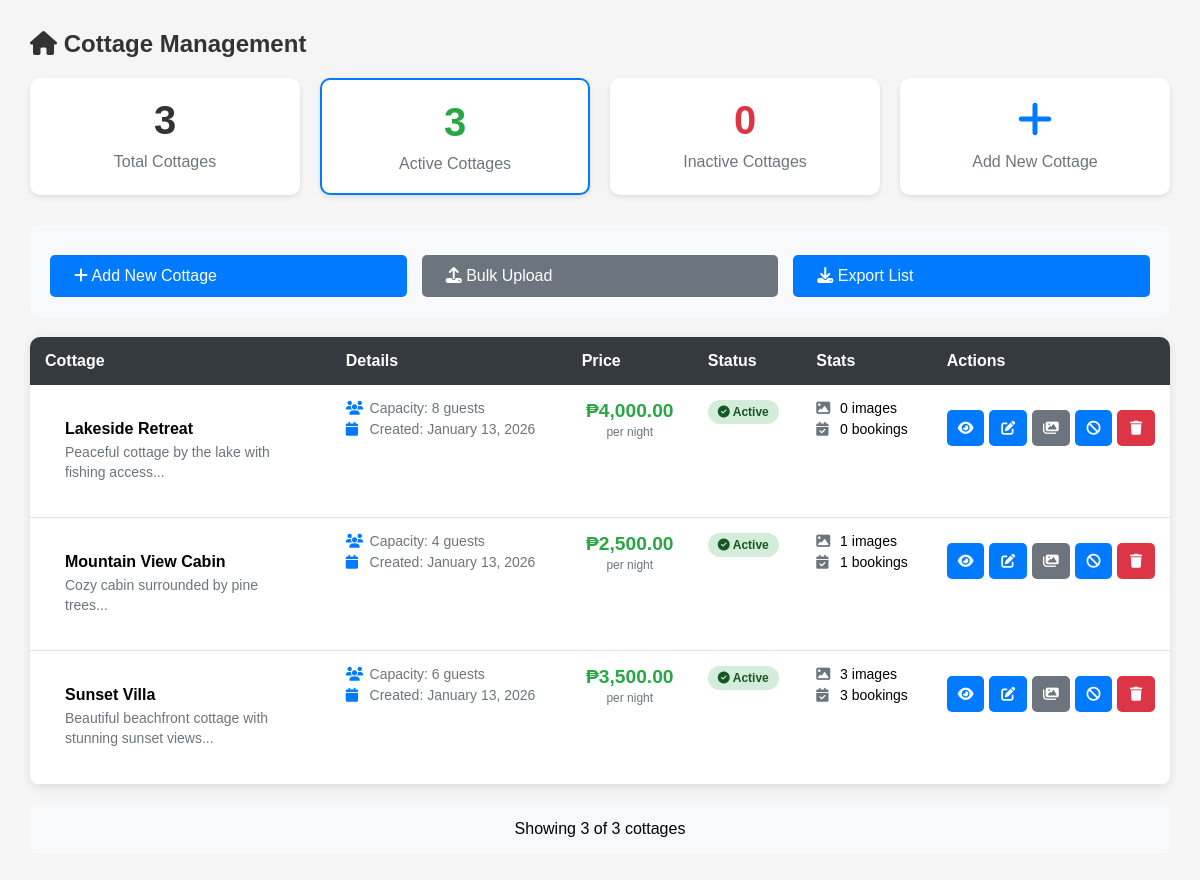
/admin/cottages.php (signed in), run on the app's committed database.
### tables this page shows
CREATE TABLE cottages (
    cottage_id INT AUTO_INCREMENT PRIMARY KEY,
    cottage_name VARCHAR(255) NOT NULL,
    description TEXT NULL,
    capacity INT NOT NULL,
    price_per_night DECIMAL(10,2) NOT NULL,
    is_active BOOLEAN DEFAULT TRUE,
    created_at DATETIME DEFAULT CURRENT_TIMESTAMP,
    updated_at DATETIME DEFAULT CURRENT_TIMESTAMP ON UPDATE CURRENT_TIMESTAMP,
    INDEX idx_is_active (is_active)
);

### includes/functions.php (called while the page is built, shortened)
<?php
function formatDate($date) {
    return date('F j, Y', strtotime($date));
}
?>

### admin/cottages.php (the view, shortened to what this page needs)
<?php
require_once '../includes/functions.php';
require_once '../config/session.php';
$stmt = $pdo->prepare("
    SELECT c.*,
           COUNT(ci.image_id) as image_count,
           COUNT(r.reservation_id) as reservation_count
    FROM cottages c
    LEFT JOIN cottage_images ci ON c.cottage_id = ci.cottage_id
    LEFT JOIN reservations r ON c.cottage_id = r.cottage_id
    GROUP BY c.cottage_id
    ORDER BY c.is_active DESC, c.cottage_name ASC
");
$stmt->execute();
$cottages = $stmt->fetchAll();
$stats_stmt = $pdo->prepare("
    SELECT
        COUNT(*) as total,
        SUM(CASE WHEN is_active = TRUE THEN 1 ELSE 0 END) as active,
        SUM(CASE WHEN is_active = FALSE THEN 1 ELSE 0 END) as inactive
    FROM cottages
");
$stats_stmt->execute();
$stats = $stats_stmt->fetch();
?>
<!DOCTYPE html>
<html lang="en">
<head>
    <link rel="stylesheet" href="../css/style.css">
    <link rel="stylesheet" href="https://cdnjs.cloudflare.com/ajax/libs/font-awesome/6.4.0/css/all.min.css">
</head>
<body>
    <div class="admin-container">
        <h2><i class="fas fa-home"></i> Cottage Management</h2>
        <div class="stats-grid">
            <div class="stat-card">
                <a href="cottages.php">
                    <h3><?= $stats['total'] ?? 0 ?></h3>
                    <p>Total Cottages</p>
                </a>
            </div>
            <div class="stat-card active">
                <a href="cottages.php?filter=active">
                    <h3 style="color: #28a745;"><?= $stats['active'] ?? 0 ?></h3>
                    <p>Active Cottages</p>
                </a>
            </div>
            <div class="stat-card">
                <a href="cottages.php?filter=inactive">
                    <h3 style="color: #dc3545;"><?= $stats['inactive'] ?? 0 ?></h3>
                    <p>Inactive Cottages</p>
                </a>
            </div>
            <div class="stat-card">
                <a href="add-cottage.php">
                    <h3 style="color: #007bff;"><i class="fas fa-plus"></i></h3>
                    <p>Add New Cottage</p>
                </a>
            </div>
        </div>
        <div class="action-bar">
            <a href="add-cottage.php" class="btn btn-primary">
                <i class="fas fa-plus"></i> Add New Cottage
            </a>
            <a href="bulk-upload.php" class="btn btn-secondary">
                <i class="fas fa-upload"></i> Bulk Upload
            </a>
            <a href="export-cottages.php" class="btn btn-info">
                <i class="fas fa-download"></i> Export List
            </a>
        </div>
        <div class="table-container">
            <table class="admin-table">
                <thead>
                    <tr>
                        <th>Cottage</th>
                        <th>Details</th>
                        <th>Price</th>
                        <th>Status</th>
                        <th>Stats</th>
                        <th>Actions</th>
                    </tr>
                </thead>
                <tbody>
                    <?php if (empty($cottages)): ?>
                    <tr>
                        <td colspan="6" class="text-center">No cottages found. <a href="add-cottage.php">Add your first cottage</a></td>
                    </tr>
                    <?php else: ?>
                        <?php foreach ($cottages as $cottage): ?>
                        <tr>
                            <td>
                                <div class="cottage-info">
                                    <div class="cottage-name">
                                        <strong><?= htmlspecialchars($cottage['cottage_name']) ?></strong>
                                    </div>
                                    <small class="cottage-desc">
                                        <?= htmlspecialchars(substr($cottage['description'] ?? 'No description', 0, 100)) ?>...
                                    </small>
                                </div>
                            </td>
                            <td>
                                <div class="cottage-details">
                                    <div><i class="fas fa-users"></i> Capacity: <?= $cottage['capacity'] ?> guests</div>
                                    <div><i class="fas fa-calendar"></i> Created: <?= formatDate($cottage['created_at']) ?></div>
                                </div>
                            </td>
                            <td>
                                <div class="cottage-price">
                                    <strong>₱<?= number_format($cottage['price_per_night'], 2) ?></strong>
                                    <small>per night</small>
                                </div>
                            </td>
                            <td>
                                <?php if ($cottage['is_active']): ?>
                                <span class="status-badge status-active">
                                    <i class="fas fa-check-circle"></i> Active
                                </span>
                                <?php else: ?>
                                <span class="status-badge status-inactive">
                                    <i class="fas fa-times-circle"></i> Inactive
                                </span>
                                <?php endif; ?>
                            </td>
                            <td>
                                <div class="cottage-stats">
                                    <div>
                                        <i class="fas fa-image"></i>
                                        <?= $cottage['image_count'] ?> images
                                    </div>
                                    <div>
                                        <i class="fas fa-calendar-check"></i>
                                        <?= $cottage['reservation_count'] ?> bookings
                                    </div>
                                </div>
                            </td>
                            <td>
                                <div class="action-buttons">
    <a href="view-cottage.php?id=<?= $cottage['cottage_id'] ?>"
       class="btn btn-sm btn-primary"
       title="View Details">
        <i class="fas fa-eye"></i>
    </a>
                                    <a href="edit-cottage.php?id=<?= $cottage['cottage_id'] ?>"
                                       class="btn btn-sm btn-info"
                                       title="Edit">
                                        <i class="fas fa-edit"></i>
                                    </a>
                                    <a href="cottage-images.php?id=<?= $cottage['cottage_id'] ?>"
                                       class="btn btn-sm btn-secondary"
                                       title="Manage Images">
                                        <i class="fas fa-images"></i>
                                    </a>
                                    <a href="?toggle=<?= $cottage['cottage_id'] ?>"
                                       class="btn btn-sm <?= $cottage['is_active'] ? 'btn-warning' : 'btn-success' ?>"
                                       title="<?= $cottage['is_active'] ? 'Disable' : 'Enable' ?>"
                                       onclick="return confirm('<?= $cottage['is_active'] ? 'Disable this cottage?' : 'Enable this cottage?' ?>')">
                                        <i class="fas <?= $cottage['is_active'] ? 'fa-ban' : 'fa-check' ?>"></i>
                                    </a>
                                    <a href="?delete=<?= $cottage['cottage_id'] ?>"
                                       class="btn btn-sm btn-danger"
                                       title="Delete"
                                       onclick="return confirm('Are you sure? This will disable the cottage but keep existing reservations.')">
                                        <i class="fas fa-trash"></i>
                                    </a>
                                </div>
                            </td>
                        </tr>
                        <?php endforeach; ?>
                    <?php endif; ?>
                </tbody>
            </table>
        </div>
        <div class="pagination">
            <p>Showing <?= count($cottages) ?> of <?= $stats['total'] ?? 0 ?> cottages</p>
        </div>
    </div>
</body>
</html>

### css/style.css (style rules this page uses)
* { margin: 0; padding: 0; box-sizing: border-box; }
body { font-family: Arial, sans-serif; background: #f5f5f5; padding: 10px; }
h1, h2, h3 { color: #333; margin-bottom: 20px; }
button, .btn { display: inline-block; padding: 12px 24px; background: #007bff; color: white; border: none; border-radius: 5px; cursor: pointer; text-decoration: none; font-size: 16px; width: 100%; margin-top: 10px; }
.btn-danger { background: #dc3545; }
.btn-secondary { background: #6c757d; }
.cottage-info { padding: 20px; }
.action-buttons { display: flex; gap: 10px; }
.action-buttons .btn { flex: 1; padding: 10px; font-size: 14px; text-align: center; }

### admin/cottages.php (style rules this page uses)
.admin-container { padding: 20px; max-width: 1400px; margin: 0 auto; }
.stats-grid { display: grid; grid-template-columns: repeat(auto-fit, minmax(200px, 1fr)); gap: 20px; margin-bottom: 30px; }
.stat-card { background: white; padding: 20px; border-radius: 10px; text-align: center; box-shadow: 0 2px 5px rgba(0,0,0,0.1); transition: transform 0.3s; }
.stat-card.active { border: 2px solid #007bff; }
.stat-card a { text-decoration: none; color: inherit; }
.stat-card h3 { font-size: 2.5em; margin: 0; }
.stat-card p { margin: 10px 0 0 0; color: #6c757d; }
.action-bar { display: flex; gap: 15px; margin-bottom: 20px; padding: 20px; background: #f8f9fa; border-radius: 10px; }
.admin-table { width: 100%; border-collapse: collapse; background: white; box-shadow: 0 2px 10px rgba(0,0,0,0.1); border-radius: 10px; overflow: hidden; }
.admin-table th { background: #343a40; color: white; padding: 15px; text-align: left; font-weight: 600; }
.admin-table td { padding: 15px; border-bottom: 1px solid #dee2e6; vertical-align: top; }
.cottage-info { max-width: 250px; }
.cottage-name { display: flex; align-items: center; gap: 10px; margin-bottom: 5px; }
.cottage-desc { color: #6c757d; font-size: 14px; line-height: 1.4; }
.cottage-details { font-size: 14px; color: #6c757d; }
.cottage-details div { margin-bottom: 5px; }
.cottage-details i { width: 20px; color: #007bff; }
.cottage-price { text-align: center; }
.cottage-price strong { display: block; font-size: 1.2em; color: #28a745; }
.cottage-price small { color: #6c757d; font-size: 12px; }
.status-badge { display: inline-block; padding: 5px 10px; border-radius: 20px; font-size: 12px; font-weight: bold; }
.status-active { background: #d4edda; color: #155724; }
.cottage-stats { font-size: 14px; }
.cottage-stats div { margin-bottom: 5px; }
.cottage-stats i { width: 20px; color: #6c757d; }
.action-buttons { display: flex; gap: 5px; }
.btn-sm { padding: 5px 10px; font-size: 12px; }
.pagination { margin-top: 20px; padding: 15px; background: #f8f9fa; border-radius: 5px; text-align: center; }
.btn-primary { background: #007bff; color: white; }

### data on the page
cottages: cottage_name "Lakeside Retreat", description "Peaceful cottage by the lake with fishing access", capacity "8", created_at "January 13, 2026", price_per_night "4,000.00", is_active 1 (drawn), image_count "0", reservation_count "0"
cottages: cottage_name "Mountain View Cabin", description "Cozy cabin surrounded by pine trees", capacity "4", created_at "January 13, 2026", price_per_night "2,500.00", is_active 1 (drawn), image_count "1", reservation_count "1"
cottages: cottage_name "Sunset Villa", description "Beautiful beachfront cottage with stunning sunset views", capacity "6", created_at "January 13, 2026", price_per_night "3,500.00", is_active 1 (drawn), image_count "3", reservation_count "3"

### other printed values
$stats['total'] "3"
$stats['active'] "3"
$stats['inactive'] "0"
count($cottages) "3"
